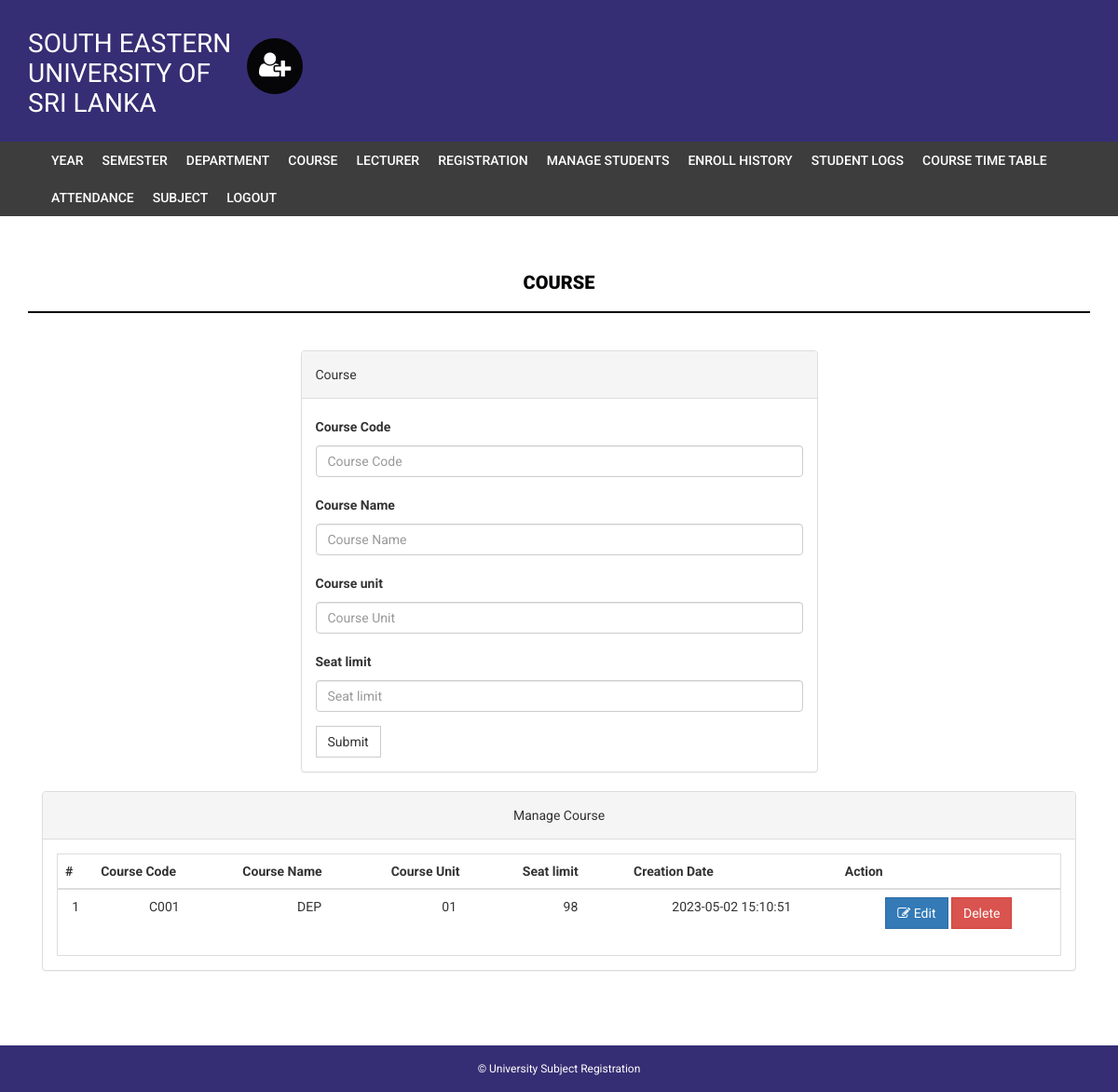
The app's page /admin/course.php (signed in), older data.
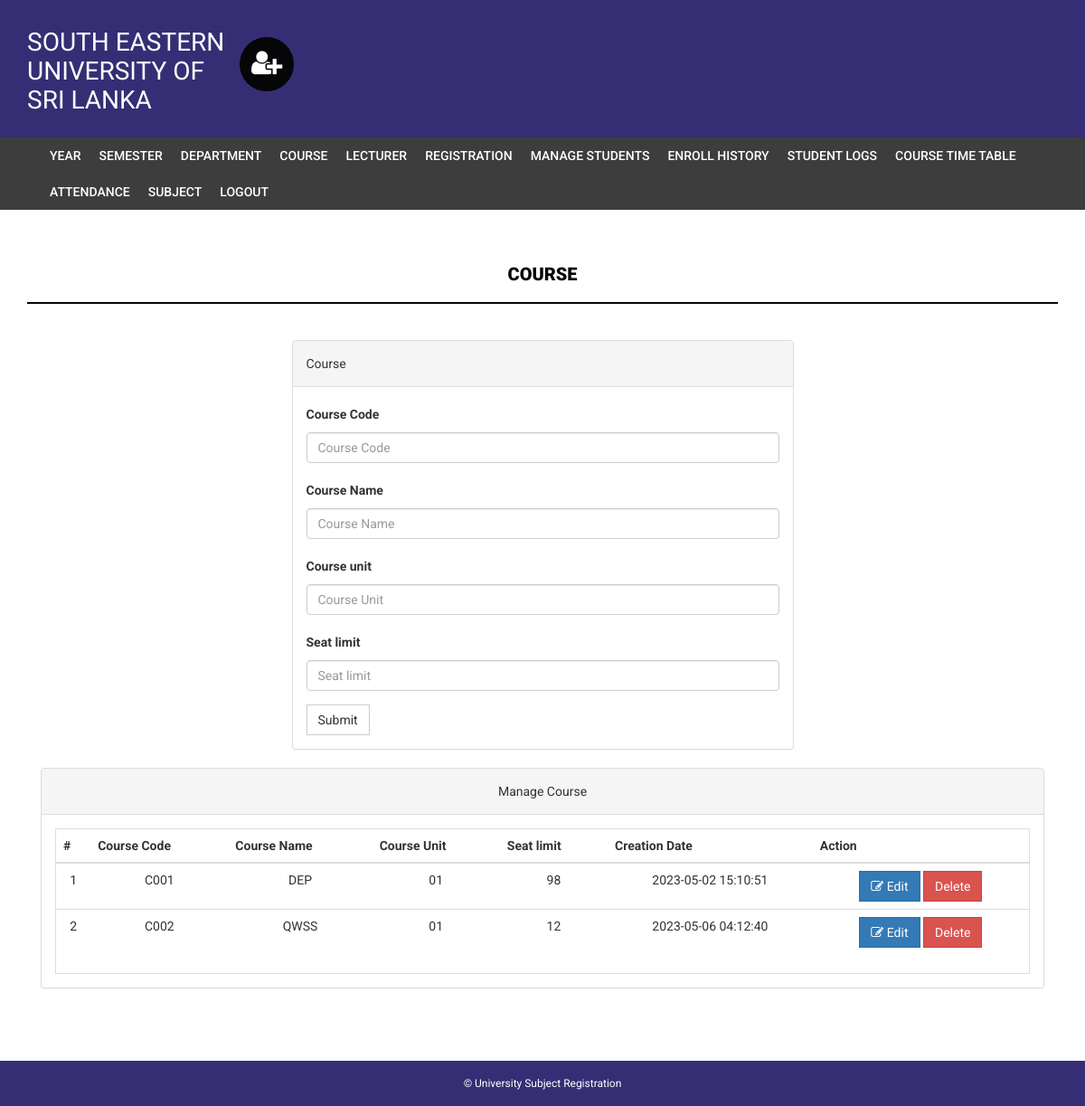
The same page, newer data.
### tables this page shows
CREATE TABLE `course` (
  `id` int(11) NOT NULL,
  `courseCode` varchar(255) NOT NULL,
  `courseName` varchar(255) NOT NULL,
  `courseUnit` varchar(255) NOT NULL,
  `noofSeats` int(11) NOT NULL,
  `creationDate` timestamp NOT NULL DEFAULT current_timestamp(),
  `update_date` date DEFAULT NULL,
  `lecturer` int(255) NOT NULL
);

### admin/course.php (the view, shortened to what this page needs)
<?php
if(strlen($_SESSION['alogin'])==0) {
    header('location:index.php');
} else {
    ?>
<!DOCTYPE html>
<html xmlns="http://www.w3.org/1999/xhtml">
<head>
    <link href="assets/css/bootstrap.css" rel="stylesheet" />
    <link href="assets/css/font-awesome.css" rel="stylesheet" />
    <link href="assets/css/style.css" rel="stylesheet" />
</head>
<body>
<?php include('includes/header.php');?>
<?php if($_SESSION['alogin']!="") {
    include('includes/menubar.php');
}
    ?>
    <div class="content-wrapper">
        <div class="container">
              <div class="row">
                    <div class="col-md-12">
                        <h1 class="page-head-line">Course  </h1>
                    </div>
                </div>
                <div class="row" >
                  <div class="col-md-3"></div>
                    <div class="col-md-6">
                        <div class="panel panel-default">
                        <div class="panel-heading">
                           Course
                        </div>
                        <div class="panel-body">
                       <form name="dept" method="post">
   <div class="form-group">
    <label for="coursecode">Course Code  </label>
    <input type="text" class="form-control" id="coursecode" name="coursecode" placeholder="Course Code" required />
  </div>
 <div class="form-group">
    <label for="coursename">Course Name  </label>
    <input type="text" class="form-control" id="coursename" name="coursename" placeholder="Course Name" required />
  </div>
<div class="form-group">
    <label for="courseunit">Course unit  </label>
    <input type="text" class="form-control" id="courseunit" name="courseunit" placeholder="Course Unit" required />
  </div>
<div class="form-group">
    <label for="seatlimit">Seat limit  </label>
    <input type="text" class="form-control" id="seatlimit" name="seatlimit" placeholder="Seat limit" required />
  </div>
 <button type="submit" name="submit" class="btn btn-default">Submit</button>
</form>
                            </div>
                            </div>
                    </div>
                </div>
                <div class="col-md-12">
                    <div class="panel panel-default">
                        <div class="panel-heading">
                            Manage Course
                        </div>
                        <div class="panel-body">
                            <div class="table-responsive table-bordered">
                                <table class="table">
                                    <thead>
                                        <tr>
                                            <th>#</th>
                                            <th>Course Code</th>
                                            <th>Course Name </th>
                                            <th>Course Unit</th>
                                            <th>Seat limit</th>
                                             <th>Creation Date</th>
                                             <th>Action</th>
                                        </tr>
                                    </thead>
                                    <tbody>
<?php
$sql=mysqli_query($bd, "select * from course");
    $cnt=1;
    while($row=mysqli_fetch_array($sql)) {
        ?>
                                        <tr>
                                            <td><?php echo $cnt;?></td>
                                            <td><?php echo htmlentities($row['courseCode']);?></td>
                                            <td><?php echo htmlentities($row['courseName']);?></td>
                                            <td><?php echo htmlentities($row['courseUnit']);?></td>
                                             <td><?php echo htmlentities($row['noofSeats']);?></td>
                                            <td><?php echo htmlentities($row['creationDate']);?></td>
                                            <td>
                                            <a href="edit-course.php?id=<?php echo $row['id']?>">
<button class="btn btn-primary"><i class="fa fa-edit "></i> Edit</button> </a>
  <a href="course.php?id=<?php echo $row['id']?>&del=delete" onClick="return confirm('Are you sure you want to delete?')">
                                            <button class="btn btn-danger">Delete</button>
</a>
                                            </td>
                                        </tr>
<?php
        $cnt++;
    } ?>
                                    </tbody>
                                </table>
                            </div>
                        </div>
                    </div>
                </div>
            </div>
        </div>
  <?php include('includes/footer.php');?>
</body>
</html>
<?php } ?>

Row changes from the older to the newer data that the page shows:
added course: courseCode "C002", courseName "QWSS", courseUnit "01", noofSeats "12", creationDate "2023-05-06 04:12:40"
